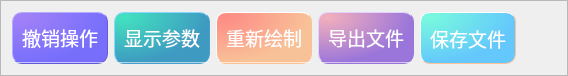
          <widget class="QFrame" name="frame_4">
           <property name="maximumSize">
            <size>
             <width>919</width>
             <height>76</height>
            </size>
           </property>
           <property name="frameShape">
            <enum>QFrame::StyledPanel</enum>
           </property>
           <property name="frameShadow">
            <enum>QFrame::Raised</enum>
           </property>
           <layout class="QHBoxLayout" name="horizontalLayout_2">
            <item>
             <widget class="QFrame" name="frame_7">
              <property name="styleSheet">
               <string notr="true">
QFrame#frame_7{
color: rgb(255, 255, 255);
border-radius: 10px;
background-color: qradialgradient(cx:0, cy:0, radius:1, fx:0.1, fy:0.1, stop:0 rgb(162, 129, 247),  stop:1 rgb(119, 111, 252));
border: 1px outset rgb(98, 91, 213);
}
</string>
              </property>
              <property name="frameShape">
               <enum>QFrame::StyledPanel</enum>
              </property>
              <property name="frameShadow">
               <enum>QFrame::Raised</enum>
              </property>
              <layout class="QVBoxLayout" name="verticalLayout_3" stretch="1,4">
               <property name="spacing">
                <number>0</number>
               </property>
               <property name="leftMargin">
                <number>0</number>
               </property>
               <property name="topMargin">
                <number>0</number>
               </property>
               <property name="rightMargin">
                <number>0</number>
               </property>
               <property name="bottomMargin">
                <number>0</number>
               </property>
               <item>
                <widget class="QFrame" name="frame_9">
                 <property name="styleSheet">
                  <string notr="true">border:none</string>
                 </property>
                 <property name="frameShape">
                  <enum>QFrame::StyledPanel</enum>
                 </property>
                 <property name="frameShadow">
                  <enum>QFrame::Raised</enum>
                 </property>
                 <layout class="QHBoxLayout" name="horizontalLayout_6">
                  <item>
                   <widget class="QPushButton" name="pushButton_undo">
                    <property name="minimumSize">
                     <size>
                      <width>0</width>
                      <height>24</height>
                     </size>
                    </property>
                    <property name="maximumSize">
                     <size>
                      <width>41677</width>
                      <height>48</height>
                     </size>
                    </property>
                    <property name="font">
                     <font>
                      <family>Agency FB</family>
                      <pointsize>14</pointsize>
                     </font>
                    </property>
                    <property name="styleSheet">
                     <string notr="true">QPushButton{
	color: rgb(255, 255, 255);
text-align:left;

	border:0px outset rgb(255, 255, 255);
	border-radius:8px;
}
QPushButton:hover {

border:2px outset rgba(36, 36, 36,0);
}
QPushButton:pressed {

border:4px outset rgba(36, 36, 36,0);
}
</string>
                    </property>
                    <property name="text">
                     <string>撤销操作</string>
                    </property>
                    <property name="icon">
                     <iconset resource="source/pic.qrc">
                      <normaloff>:/source/undo.png</normaloff>:/source/undo.png</iconset>
                    </property>
                    <property name="iconSize">
                     <size>
                      <width>30</width>
                      <height>30</height>
                     </size>
                    </property>
                   </widget>
                  </item>
                 </layout>
                </widget>
               </item>
               <item>
                <widget class="Line" name="line_2">
                 <property name="maximumSize">
                  <size>
                   <width>16777215</width>
                   <height>1</height>
                  </size>
                 </property>
                 <property name="styleSheet">
                  <string notr="true">background-color: rgba(255, 255, 255, 89);</string>
                 </property>
                 <property name="orientation">
                  <enum>Qt::Horizontal</enum>
                 </property>
                </widget>
               </item>
              </layout>
             </widget>
            </item>
            <item>
             <widget class="QFrame" name="frame_19">
              <property name="styleSheet">
               <string notr="true">QFrame#frame_19{
color: rgb(255, 255, 255);
border-radius: 10px;
background-color: qradialgradient(cx:0, cy:0, radius:1, fx:0.1, fy:0.1, stop:0 rgb(66, 226, 192),  stop:1 rgb(62, 154, 193));
border: 1px outset rgb(72, 158, 204)
}</string>
              </property>
              <property name="frameShape">
               <enum>QFrame::StyledPanel</enum>
              </property>
              <property name="frameShadow">
               <enum>QFrame::Raised</enum>
              </property>
              <layout class="QVBoxLayout" name="verticalLayout_11" stretch="0,4">
               <property name="spacing">
                <number>0</number>
               </property>
               <property name="leftMargin">
                <number>0</number>
               </property>
               <property name="topMargin">
                <number>0</number>
               </property>
               <property name="rightMargin">
                <number>0</number>
               </property>
               <property name="bottomMargin">
                <number>0</number>
               </property>
               <item>
                <widget class="QFrame" name="frame_20">
                 <property name="styleSheet">
                  <string notr="true">border:none</string>
                 </property>
                 <property name="frameShape">
                  <enum>QFrame::StyledPanel</enum>
                 </property>
                 <property name="frameShadow">
                  <enum>QFrame::Raised</enum>
                 </property>
                 <layout class="QHBoxLayout" name="horizontalLayout_9">
                  <item>
                   <widget class="QPushButton" name="pushButton_number">
                    <property name="minimumSize">
                     <size>
                      <width>0</width>
                      <height>24</height>
                     </size>
                    </property>
                    <property name="maximumSize">
                     <size>
                      <width>41677</width>
                      <height>48</height>
                     </size>
                    </property>
                    <property name="font">
                     <font>
                      <family>Agency FB</family>
                      <pointsize>14</pointsize>
                     </font>
                    </property>
                    <property name="styleSheet">
                     <string notr="true">QPushButton{
	color: rgb(255, 255, 255);
text-align:left;

	border:0px outset rgb(255, 255, 255);
	border-radius:8px;
}
QPushButton:hover {

border:2px outset rgba(36, 36, 36,0);
}
QPushButton:pressed {

border:4px outset rgba(36, 36, 36,0);
}
</string>
                    </property>
                    <property name="text">
                     <string>显示参数</string>
                    </property>
                    <property name="icon">
                     <iconset resource="source/pic.qrc">
                      <normaloff>:/source/number.png</normaloff>:/source/number.png</iconset>
                    </property>
                    <property name="iconSize">
                     <size>
                      <width>30</width>
                      <height>30</height>
                     </size>
                    </property>
                   </widget>
                  </item>
                 </layout>
                </widget>
               </item>
               <item>
                <widget class="Line" name="line_6">
                 <property name="maximumSize">
                  <size>
                   <width>16777215</width>
                   <height>1</height>
                  </size>
                 </property>
                 <property name="styleSheet">
                  <string notr="true">background-color: rgba(255, 255, 255, 89);</string>
                 </property>
                 <property name="orientation">
                  <enum>Qt::Horizontal</enum>
                 </property>
                </widget>
               </item>
              </layout>
             </widget>
            </item>
            <item>
             <widget class="QFrame" name="frame_13">
              <property name="styleSheet">
               <string notr="true">

QFrame#frame_13{
color: rgb(255, 255, 255);
border-radius: 10px;
background-color: qradialgradient(cx:0, cy:0, radius:1, fx:0.1, fy:0.1, stop:0 rgb(253, 139, 133),  stop:1 rgb(248, 194, 152));
border: 1px outset rgb(252, 194, 149)
}

</string>
              </property>
              <property name="frameShape">
               <enum>QFrame::StyledPanel</enum>
              </property>
              <property name="frameShadow">
               <enum>QFrame::Raised</enum>
              </property>
              <layout class="QVBoxLayout" name="verticalLayout_7" stretch="1,4">
               <property name="spacing">
                <number>0</number>
               </property>
               <property name="leftMargin">
                <number>0</number>
               </property>
               <property name="topMargin">
                <number>0</number>
               </property>
               <property name="rightMargin">
                <number>0</number>
               </property>
               <property name="bottomMargin">
                <number>0</number>
               </property>
               <item>
                <widget class="QFrame" name="frame_14">
                 <property name="styleSheet">
                  <string notr="true">border:none</string>
                 </property>
                 <property name="frameShape">
                  <enum>QFrame::StyledPanel</enum>
                 </property>
                 <property name="frameShadow">
                  <enum>QFrame::Raised</enum>
                 </property>
                 <layout class="QHBoxLayout" name="horizontalLayout_7">
                  <item>
                   <widget class="QPushButton" name="pushButton_remake">
                    <property name="minimumSize">
                     <size>
                      <width>0</width>
                      <height>24</height>
                     </size>
                    </property>
                    <property name="maximumSize">
                     <size>
                      <width>41677</width>
                      <height>48</height>
                     </size>
                    </property>
                    <property name="font">
                     <font>
                      <family>Agency FB</family>
                      <pointsize>14</pointsize>
                     </font>
                    </property>
                    <property name="styleSheet">
                     <string notr="true">QPushButton{
	color: rgb(255, 255, 255);
text-align:left;

	border:0px outset rgb(255, 255, 255);
	border-radius:8px;
}
QPushButton:hover {

border:2px outset rgba(36, 36, 36,0);
}
QPushButton:pressed {

border:4px outset rgba(36, 36, 36,0);
}
</string>
                    </property>
                    <property name="text">
                     <string>重新绘制</string>
                    </property>
                    <property name="icon">
                     <iconset resource="source/pic.qrc">
                      <normaloff>:/source/remake.png</normaloff>:/source/remake.png</iconset>
                    </property>
                    <property name="iconSize">
                     <size>
                      <width>30</width>
                      <height>30</height>
                     </size>
                    </property>
                   </widget>
                  </item>
                 </layout>
                </widget>
               </item>
               <item>
                <widget class="Line" name="line_4">
                 <property name="maximumSize">
                  <size>
                   <width>16777215</width>
                   <height>1</height>
                  </size>
                 </property>
                 <property name="styleSheet">
                  <string notr="true">background-color: rgba(255, 255, 255, 89);</string>
                 </property>
                 <property name="orientation">
                  <enum>Qt::Horizontal</enum>
                 </property>
                </widget>
               </item>
              </layout>
             </widget>
            </item>
            <item>
             <widget class="QFrame" name="frame_15">
              <property name="styleSheet">
               <string notr="true">


QFrame#frame_15{
color: rgb(255, 255, 255);
border-radius: 10px;
background-color: qradialgradient(cx:0, cy:0, radius:1, fx:0.1, fy:0.1, stop:0 rgb(243, 175, 189),  stop:1 rgb(155, 118, 218));
border: 1px outset rgb(153, 117, 219)
}

</string>
              </property>
              <property name="frameShape">
               <enum>QFrame::StyledPanel</enum>
              </property>
              <property name="frameShadow">
               <enum>QFrame::Raised</enum>
              </property>
              <layout class="QVBoxLayout" name="verticalLayout_8" stretch="1,4">
               <property name="spacing">
                <number>0</number>
               </property>
               <property name="leftMargin">
                <number>0</number>
               </property>
               <property name="topMargin">
                <number>0</number>
               </property>
               <property name="rightMargin">
                <number>0</number>
               </property>
               <property name="bottomMargin">
                <number>0</number>
               </property>
               <item>
                <widget class="QFrame" name="frame_16">
                 <property name="styleSheet">
                  <string notr="true">border:none</string>
                 </property>
                 <property name="frameShape">
                  <enum>QFrame::StyledPanel</enum>
                 </property>
                 <property name="frameShadow">
                  <enum>QFrame::Raised</enum>
                 </property>
                 <layout class="QHBoxLayout" name="horizontalLayout_10">
                  <item>
                   <widget class="QPushButton" name="pushButton_output">
                    <property name="minimumSize">
                     <size>
                      <width>0</width>
                      <height>24</height>
                     </size>
                    </property>
                    <property name="maximumSize">
                     <size>
                      <width>41677</width>
                      <height>48</height>
                     </size>
                    </property>
                    <property name="font">
                     <font>
                      <family>Agency FB</family>
                      <pointsize>14</pointsize>
                     </font>
                    </property>
                    <property name="styleSheet">
                     <string notr="true">QPushButton{
	color: rgb(255, 255, 255);
text-align:left;

	border:0px outset rgb(255, 255, 255);
	border-radius:8px;
}
QPushButton:hover {

border:2px outset rgba(36, 36, 36,0);
}
QPushButton:pressed {

border:4px outset rgba(36, 36, 36,0);
}
</string>
                    </property>
                    <property name="text">
                     <string>导出文件</string>
                    </property>
                    <property name="icon">
                     <iconset resource="source/pic.qrc">
                      <normaloff>:/source/daochu.png</normaloff>:/source/daochu.png</iconset>
                    </property>
                    <property name="iconSize">
                     <size>
                      <width>25</width>
                      <height>25</height>
                     </size>
                    </property>
                   </widget>
                  </item>
                 </layout>
                </widget>
               </item>
               <item>
                <widget class="Line" name="line_5">
                 <property name="maximumSize">
                  <size>
                   <width>16777215</width>
                   <height>1</height>
                  </size>
                 </property>
                 <property name="styleSheet">
                  <string notr="true">background-color: rgba(255, 255, 255, 89);</string>
                 </property>
                 <property name="orientation">
                  <enum>Qt::Horizontal</enum>
                 </property>
                </widget>
               </item>
              </layout>
             </widget>
            </item>
            <item>
             <widget class="QFrame" name="frame_17">
              <property name="styleSheet">
               <string notr="true">QFrame#frame_17{
color: rgb(255, 255, 255);
border-radius: 10px;
background-color: qradialgradient(cx:0, cy:0, radius:1, fx:0.1, fy:0.1, stop:0 rgb(120, 250, 222),  stop:1 rgb(100, 200, 252));
border: 1px outset rgb(252, 194, 149)
}
</string>
              </property>
              <property name="frameShape">
               <enum>QFrame::StyledPanel</enum>
              </property>
              <property name="frameShadow">
               <enum>QFrame::Raised</enum>
              </property>
              <layout class="QHBoxLayout" name="horizontalLayout_11">
               <item>
                <widget class="QPushButton" name="pushButton_save">
                 <property name="minimumSize">
                  <size>
                   <width>0</width>
                   <height>24</height>
                  </size>
                 </property>
                 <property name="maximumSize">
                  <size>
                   <width>41677</width>
                   <height>48</height>
                  </size>
                 </property>
                 <property name="font">
                  <font>
                   <family>Agency FB</family>
                   <pointsize>14</pointsize>
                  </font>
                 </property>
                 <property name="styleSheet">
                  <string notr="true">QPushButton{
	color: rgb(255, 255, 255);
text-align:left;

	border:0px outset rgb(255, 255, 255);
	border-radius:8px;
}
QPushButton:hover {

border:2px outset rgba(36, 36, 36,0);
}
QPushButton:pressed {

border:4px outset rgba(36, 36, 36,0);
}
</string>
                 </property>
                 <property name="text">
                  <string>保存文件</string>
                 </property>
                 <property name="icon">
                  <iconset resource="source/pic.qrc">
                   <normaloff>:/source/save.png</normaloff>:/source/save.png</iconset>
                 </property>
                 <property name="iconSize">
                  <size>
                   <width>30</width>
                   <height>30</height>
                  </size>
                 </property>
                </widget>
               </item>
              </layout>
             </widget>
            </item>
            <item>
             <spacer name="horizontalSpacer_3">
              <property name="orientation">
               <enum>Qt::Horizontal</enum>
              </property>
              <property name="sizeHint" stdset="0">
               <size>
                <width>40</width>
                <height>20</height>
               </size>
              </property>
             </spacer>
            </item>
           </layout>
          </widget>
